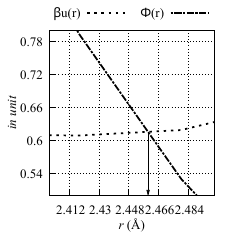

Here is the gnuplot script that generated this plot:
set arrow 1 from 2.45991,0.615901 to 2.45991,0.501 head filled size screen 0.02,15 lw 2 lc rgb "black" front

lwca = 'LWCA.RES'

set terminal eps enhanced background rgb 'white' \
    size 2.39, 2.39                                    \
    font "Times New Roman,14pt"

set encoding iso_8859_1

set output 'sigma.eps'

#: range
xr_uf = 2.4
xr_ut = 2.5

yr_uf = 0.5
yr_ut = 0.8

set xr [xr_uf to xr_ut]
set yr [yr_uf to yr_ut]

#: tics
set ytics 0.0, 0.06 nomirror
set xtics 0.0, 0.018 nomirror

#: line styles

l_w = 5
set style line 11 dt (5,  10)                       lw l_w lc "black"
set style line 12 dt (5,  3, 15, 3) 		    lw l_w lc "black"

set xlabel "{/Times-Italic r} (\305)" offset 0, 0.5 font "Times New Roman,14"
set ylabel "{/Times-Italic in unit}" offset 2, 0 font "Times New Roman,14"

set grid
set size square

set key tmargin center offset 0, 0.05 horizontal maxrows 1 columns 2 \
           samplen 5 font "Times New Roman,14"

set margin 7.5, 3.7, 0.9, 0

pl lwca u 1:2 w l ls 11 title "{/Symbol b}u(r)", \
   ""   u 1:3 w l ls 12 title "{/Symbol F}(r)"